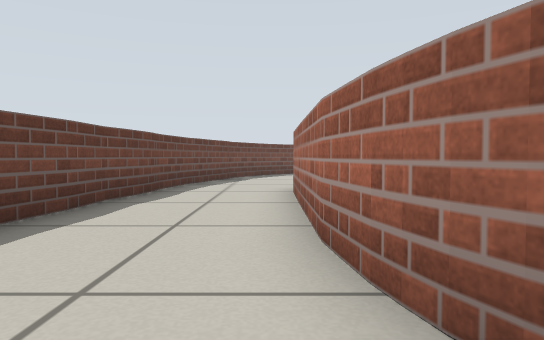
view 1 (above)

23 first-person views from a walk through a robot-simulator world made for Gazebo. The camera is 0.36 m above the floor, tilts 2° down and sees 70° across. The floor is counted in squares, 0.5 m on a side. Each view is taken from the middle of a square. On the plan, view 1 faces up. The plan holds only what a view shows up to about 11 squares ahead; the rest is blank.

view 2
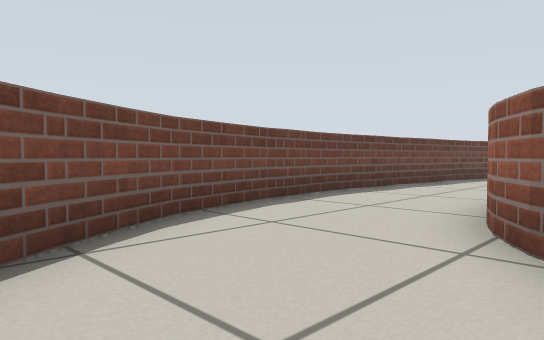

view 3
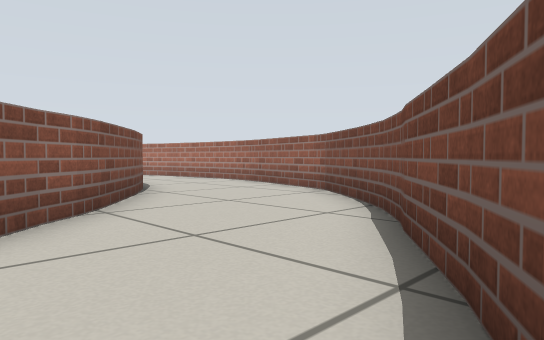

view 4
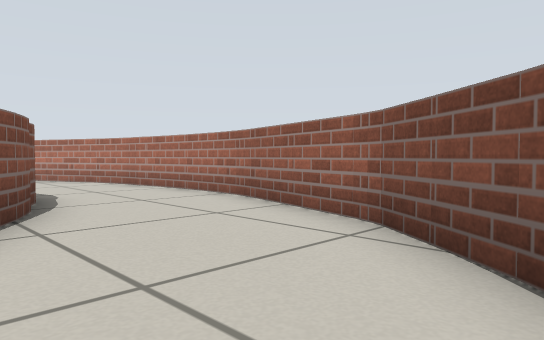

view 5
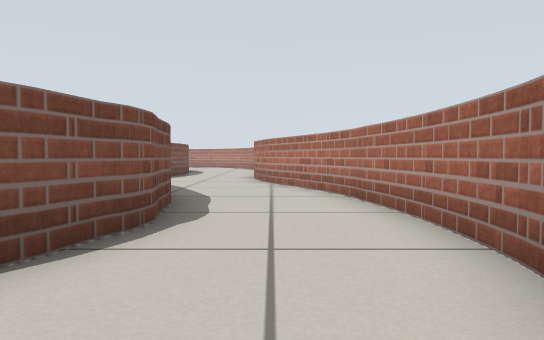

view 6
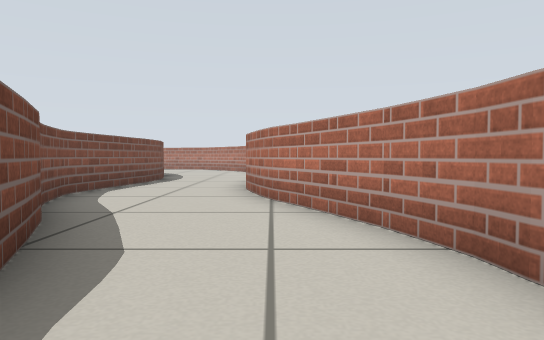

view 7
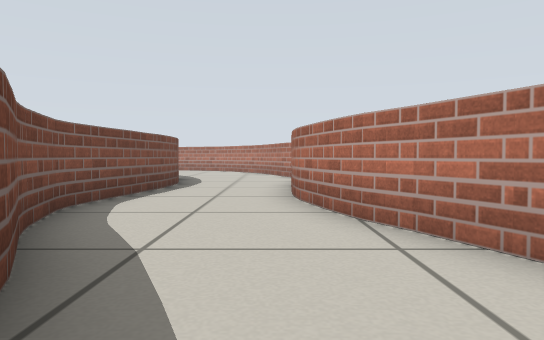

view 8
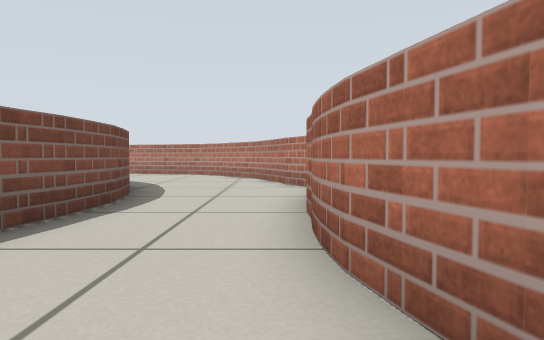

view 9
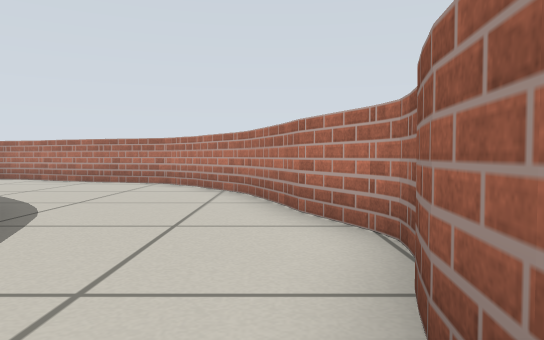

view 10
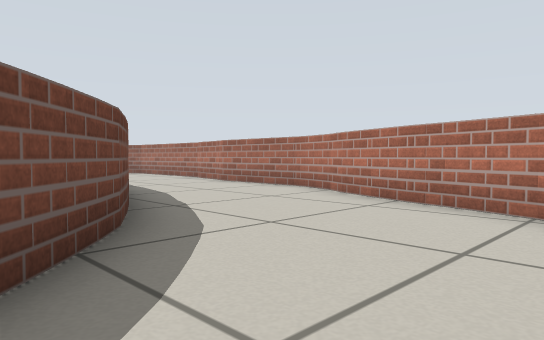

view 11
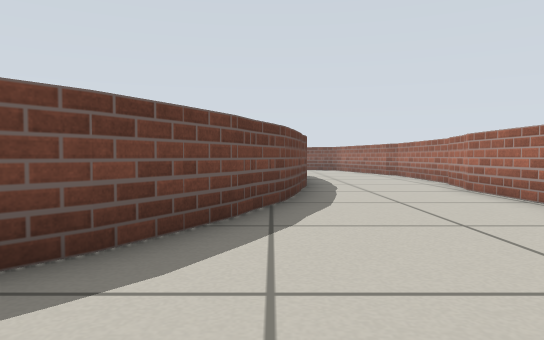

view 12
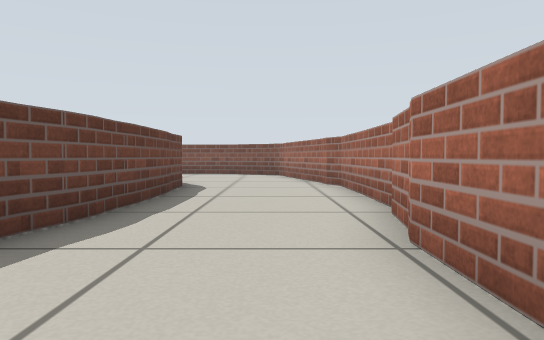

view 13
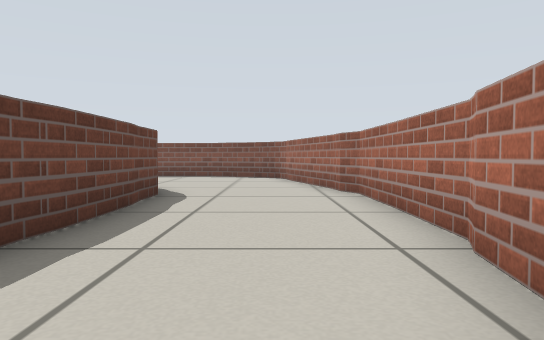

view 14
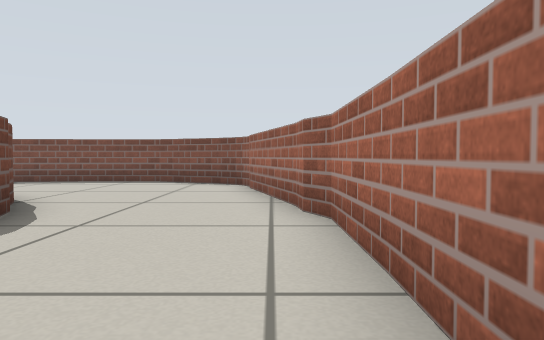

view 15
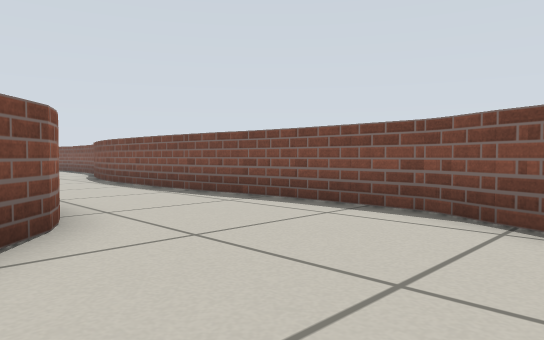

view 16
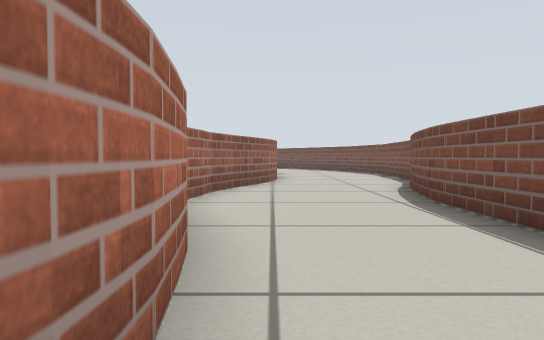

view 17
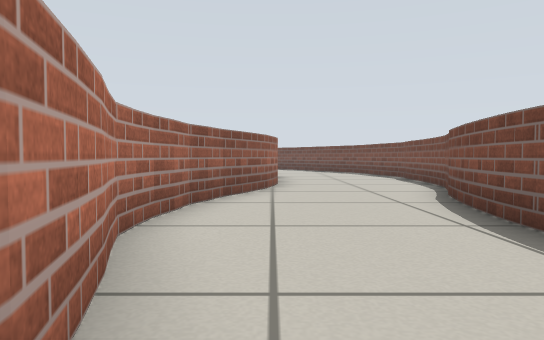

view 18
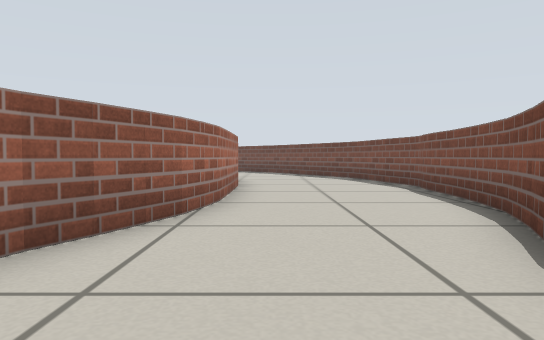

view 19
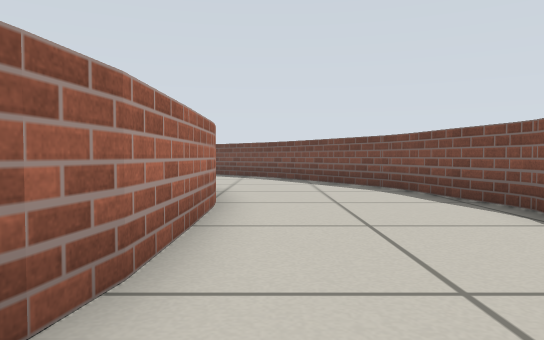

view 20
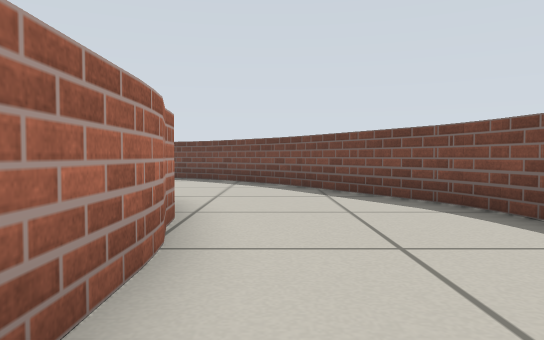

view 21
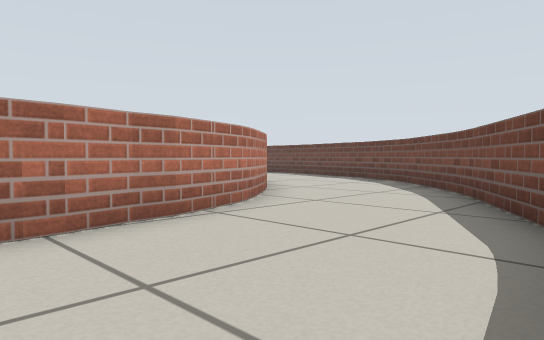

view 22
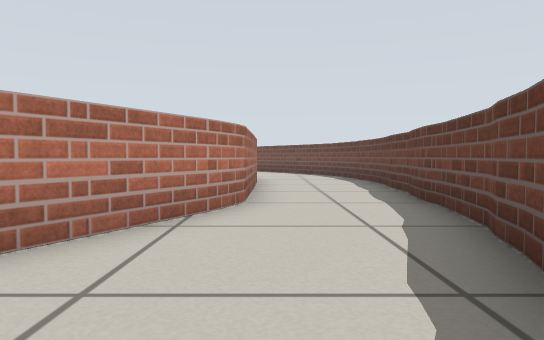

view 23
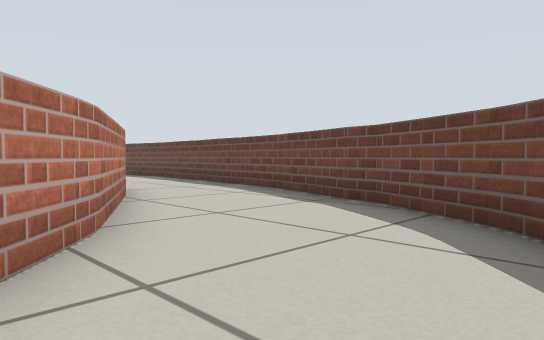

### Floor plan
Key: @ floor where view 1 was taken; # wall or solid block; . floor.
Columns run from 3 left of view 1 to 32 right of it. Each row starts with its distance up from view 1.
 21            ######
 20         ####....####
 19       ###..........###############
 18      ##..........................##
 17     ##............................#
 16    ##......#######................#
 15   ##.....###     ####..#######....#
 14  ##....###          ####     ##...##
 13  #....##                      #....#
 12  #....#                       ##...#
 11  #...##                        #...#
 10 ##...#                         #...#
  9 #...##                         #...#
  8 #...#                          #...#
  7 #...#                         ##...#
  6 #...#                         #...##
  5 #...#                         #...#
  4 #...#                        ##...#
  3 #...#                        #....#
  2 #...#                        #....#
  1 #...##                      ##...##
  0 #..@.##                    ##....#
 -1 ##....#                     .....#
 -2  #....###       ##########......##
 -3  ##.....##    ###...............#
 -4   ##.....######...............###
 -5    ##.......................###
 -6     ##...........############
 -7      ####......###
 -8         ########

Where each view was taken, in squares from view 1:
view 1: 0 up, 0 right, facing up
view 2: 3 down, 2 right, facing up-left
view 3: 0 up, 2 left, facing down-right
view 4: 3 down, 1 right, facing down-right
view 5: 6 down, 4 right, facing right
view 6: 6 down, 8 right, facing right
view 7: 5 down, 10 right, facing right
view 8: 5 down, 14 right, facing right
view 9: 5 down, 19 right, facing right
view 10: 3 down, 24 right, facing up-right
view 11: 2 down, 27 right, facing up
view 12: 3 up, 30 right, facing up
view 13: 5 up, 30 right, facing up
view 14: 8 up, 31 right, facing up
view 15: 14 up, 30 right, facing up-left
view 16: 16 up, 25 right, facing left
view 17: 16 up, 23 right, facing left
view 18: 17 up, 19 right, facing left
view 19: 17 up, 15 right, facing left
view 20: 17 up, 12 right, facing left
view 21: 20 up, 10 right, facing down-left
view 22: 14 up, 0 right, facing down
view 23: 16 up, 4 right, facing down-left
